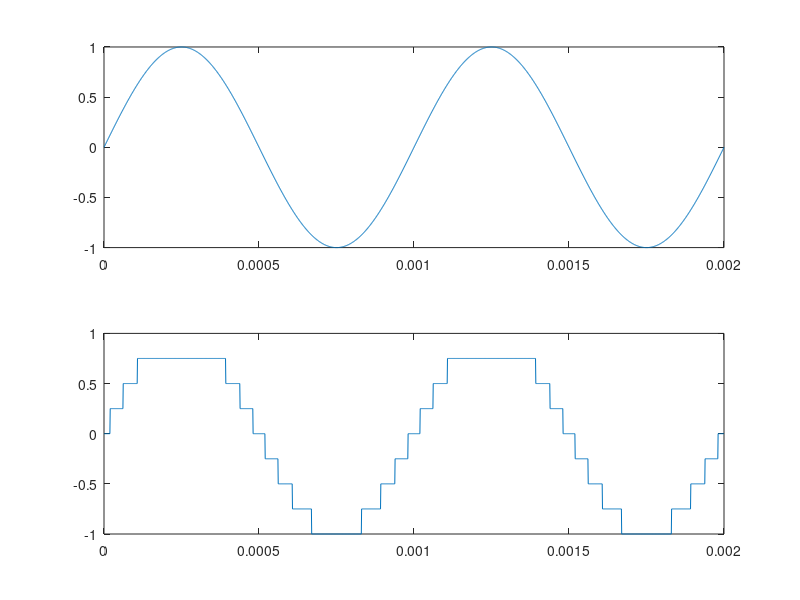
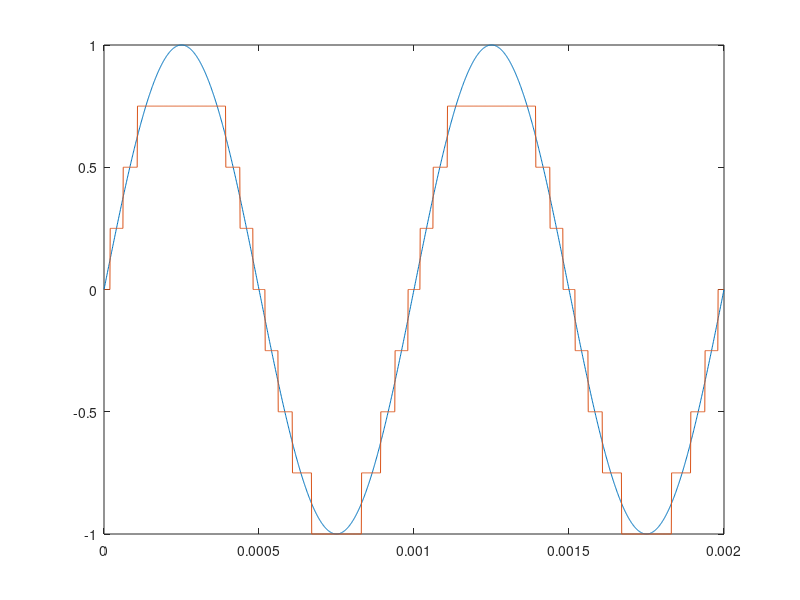

MATLAB code to generate these figures, in order:
clear all;
close all;
clc;

A = 1;
k = 3; %numero de bits do quantizador
l = 2^k; %numero de níveis de quantização

f = 1e3;
fs = 1000*f;
t = [0:1/fs:2e-3];
y = sin(2*pi*f*t);
plot(t,y)

vpp = 2*A;
passo = vpp/l; %definindo o passo amplitude/numeroníveis
y_aux = y/passo; %forma para chegar aos valores dos níveis desejados [-4 -4 -2 -1 0 1 2 3 4 ]
y_round = round(y_aux); %arrendondamento dos valores
y_int = y_round + l/2; %somando para enviar apenas sinais acima de 0

%concertando o numero de níveis
for i=1:length(y_int)
  if y_int(i) == l
    y_int(i) = l-1;
  end
end

figure(2)
plot(y_int)

%sinal para transmissão
y_bin = dec2bin(y_int) %sequencia binária transmitida

%recepção sinal
y_rec = bin2dec(y_bin);
y_rec2 = y_rec-(l/2); %deslocando 4 unidades para baixo, voltando ao sinal original
y_rec3 = y_rec2*passo;
figure(1)
subplot(211)
plot(t,y)
subplot(212)
plot(t, transpose(y_rec3))

figure(2)
plot(t,y)
hold on;
plot(t,y_rec3)